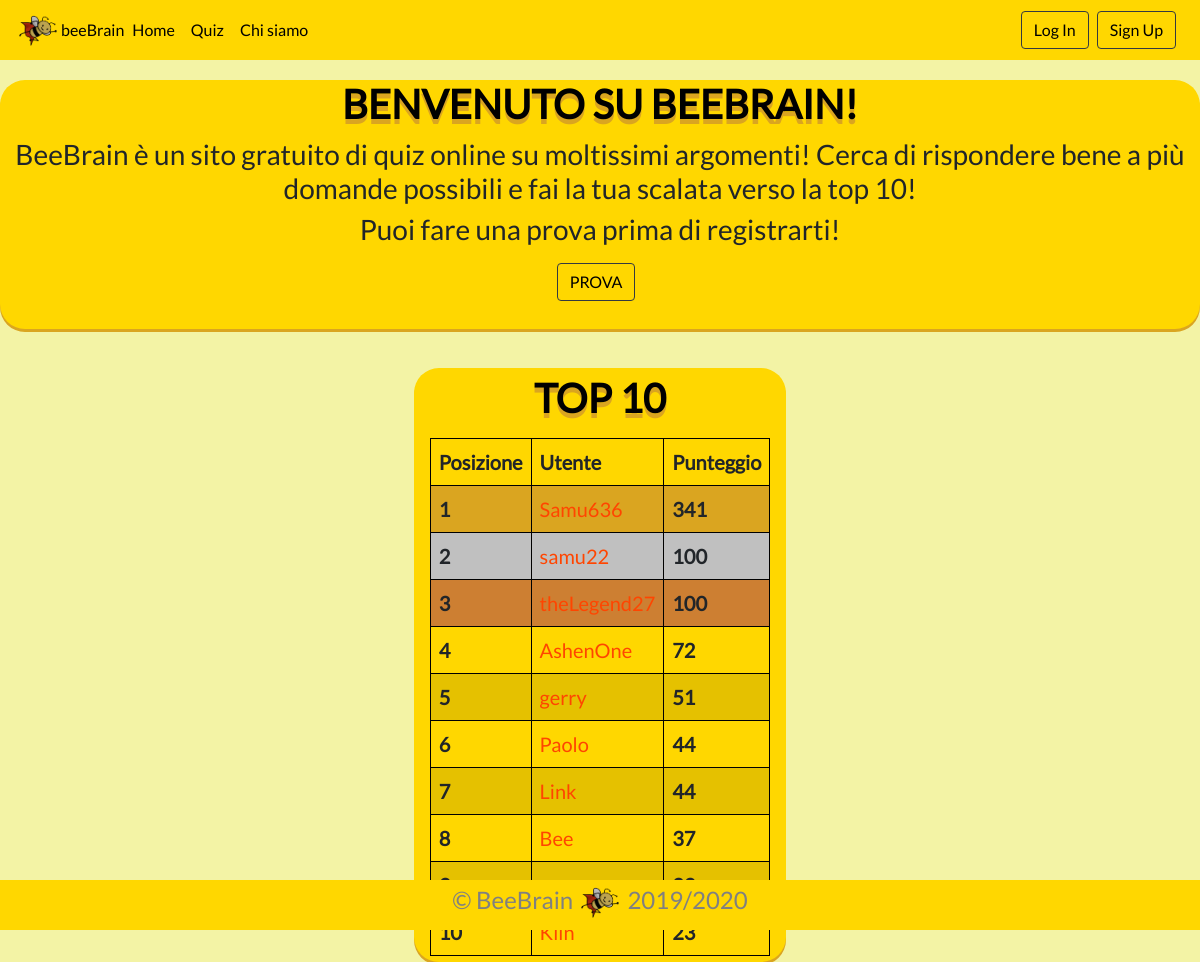
The page / on the database its author committed.
### tables this page shows
CREATE TABLE `users` (
  `idUsers` int NOT NULL,
  `username` tinytext NOT NULL,
  `emailUsers` tinytext NOT NULL,
  `pwdUsers` longtext NOT NULL,
  `image` varchar(100) DEFAULT NULL,
  `totalPoints` int DEFAULT NULL,
  `quizDone` int DEFAULT NULL,
  `mediaPoints` float DEFAULT NULL,
  `risposteCorr` int DEFAULT NULL,
  `risposteErr` int DEFAULT NULL
);

### index.php (the view, shortened to what this page needs)
<?php
  require './dbhandler.php';
?>
<!DOCTYPE html>
<html lang="it" id="html-index">
  <head>
    <link href="../css/bootstrap.min.css" rel="stylesheet" />
    <link rel="stylesheet" type="text/css" href="prova.css" />
    <html>
  <head>
  </head>
</html>
  </head>
  <body class="text-center" id="body-index">
    <header>
      <?php
        include("./navbar/navbar.php");
      ?>
    </header>
    <main class="content">
      <div class="introduzione">
        <?php
        if (isset($_SESSION['userId'])){
          echo "<p class='welcome'>Bentornato "; echo $_SESSION['username']; echo "! <p>
          <h3>
            Non perdere tempo e inizia subito a fare i quiz!
          </h3>
          <a class='btn btn-outline-dark my-2 mr-sm-2' href='/Quiz/categorie.php'
            >Quiz</a
          >
        </div>
        <br>";
        }else{
          echo "<h1 class='welcome'>Benvenuto su BeeBrain!</h1>
          <h3>
            BeeBrain è un sito gratuito di quiz online su moltissimi argomenti!
            Cerca di rispondere bene a più domande possibili e fai la tua scalata verso la
            top 10!
          </h3>
          <h3>Puoi fare una prova prima di registrarti!</h3>
          <a class='btn btn-outline-dark my-2 mr-sm-2' href='/provaQuiz/prova.php'
            >PROVA</a
          >
        </div>
        <br>";
        }
        ?>
      <?php
          echo "<div class='tablecontainer'>
          <p class='leaderboard-header'>Top 10</p>";
          echo "<table>
                  <tr>
                    <td class='header-in-table'>Posizione</td>
                    <td class='header-in-table'>Utente</td>
                    <td class='header-in-table'>Punteggio</td>
                  </tr>";
      $rank=1;
      $sql = "SELECT username, mediaPoints FROM users ORDER BY mediaPoints DESC LIMIT 10";
      $stmt = mysqli_stmt_init($dbConnect);
      if(!mysqli_stmt_prepare($stmt, $sql)){
        header("Location: ../index.php?error=sqlerror");
        exit();
      }
      else{
        mysqli_execute($stmt);
        $res = mysqli_stmt_get_result($stmt);
        while ($row = mysqli_fetch_assoc($res)) {
          echo "<tr>";
            echo "<td class='rank-in-table'>{$rank}</td>
                  <td><a class='link-in-table' href='/user/statisticheutenti.php?user=".$row['username']."'>{$row['username']}<a></td>
                  <td class='points-in-table'>{$row['mediaPoints']}</td>";
          echo "</tr>";
            $rank++;
        }
      }
      echo "</table>";
      echo "</div>";
      ?>
    </main>
    <div id="lowerbar"></div>
  </body>
</html>

### prova.css (style rules this page uses)
html, body { width: 100%; height: 100%; margin: 0 auto; text-align: center; }
main { height: 100%; }
html * { font-family: lato !important; }
.btn.btn-outline-dark { color: black; }
#html-index, #body-index { background-color: rgb(243, 243, 165); }
.introduzione { width: 50%; margin: 0 auto; width: 1200px; border-radius: 25px; background-color: gold; box-shadow: 0px 3px 0px 0px goldenrod; padding-bottom: 20px; margin-top: 20px; }
.welcome, .leaderboard-header { margin-bottom: 10px; text-shadow: 0px 5px goldenrod; text-align: center; text-transform: uppercase; font-size: 40px; font-weight: 700; color: black; }
.tablecontainer { background-color: gold; box-shadow: 0px 3px 0px 0px goldenrod; width: fit-content; display: inline-block; margin-top: 15px; border-radius: 25px; }
table { padding-left: 16px; padding-right: 16px; border-collapse: collapse; display: inline-block; width: fit-content; }
.header-in-table { font-weight: 700; }
.link-in-table { color: orangered; }
.rank-in-table { font-weight: 700; }
.points-in-table { font-weight: 700; }
td, th { border: 1px solid black; text-align: left; padding: 8px; font-size: 20px; }
tr:nth-child(2) { background-color: goldenrod; }
tr:nth-child(3) { background-color: silver; }
tr:nth-child(4) { background-color: #cd7f32; }
tr:nth-child(6), tr:nth-child(8), tr:nth-child(10) { background-color: rgba(0, 0, 0, 0.1); }

### rows shown on the page
users: username "Samu636", mediaPoints "341"
users: username "samu22", mediaPoints "100"
users: username "theLegend27", mediaPoints "100"
users: username "AshenOne", mediaPoints "72"
users: username "gerry", mediaPoints "51"
users: username "Paolo", mediaPoints "44"
users: username "Link", mediaPoints "44"
users: username "Bee", mediaPoints "37"
users: username "Kiln", mediaPoints "23"
